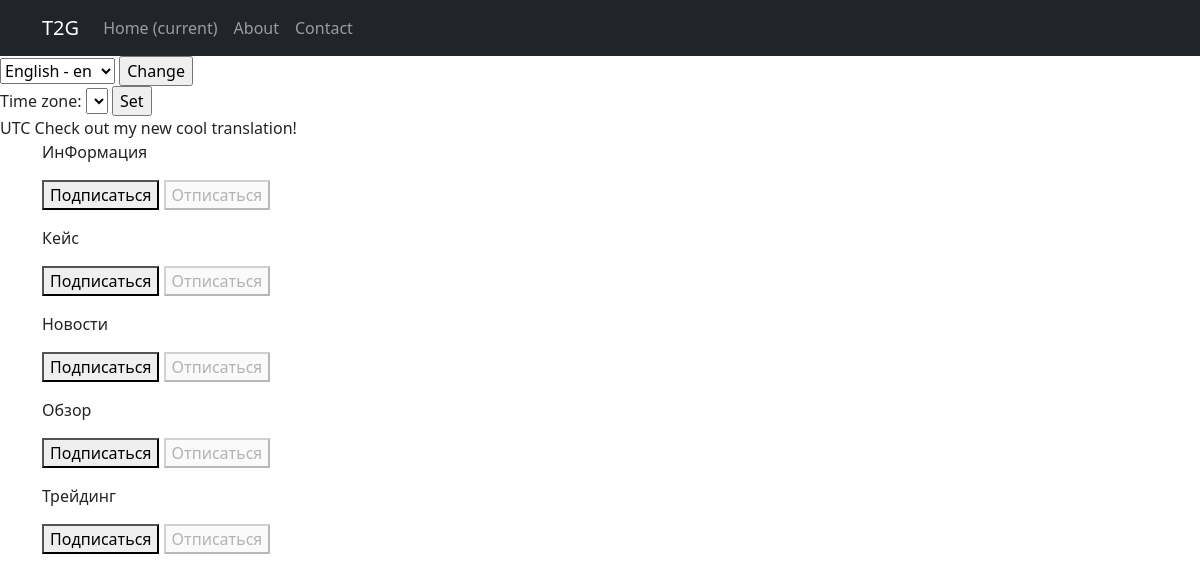
Page /news/subscriptions/1/ (signed in) on the committed database.
### NewsPortal/models.py (models this page shows, shortened)
class Category(models.Model):
    name = models.CharField(_('name'), max_length=128, unique=True, ) #ctagory name
    subscribers = models.ManyToManyField(User, related_name='categories', verbose_name =_('subscribers'))
    class Meta:
        verbose_name = _('Category')
        verbose_name_plural = _('Categories')

### NewsPortal/views.py (the view, shortened to what this page needs)
# urls.py: path('news/subscriptions/<int:pk>/', subscriptions, name='subscriptions'),
@login_required
@csrf_protect
def subscriptions(request, pk):
    print(pk)
    categories_with_subscriptions = Category.objects.annotate(
        user_subscribed=Exists(
            Subscription.objects.filter(
                user=request.user,
                category=OuterRef('pk'),
            )
        )
    ).order_by('name')
    return render(
        request,
        'news/subscriptions.html',
        {'categories': categories_with_subscriptions},
    )

### NewsPortal/templates/news/subscriptions.html (shortened to what this page needs)
{% extends 'default.html' %}
{% block content %}
{% for category in categories %}
<p>
    {{ category.name }}
<form method="post">
    {% if category.user_subscribed %}
    <button disabled>Подписаться</button>
    <button name="action" value="unsubscribe">Отписаться</button>
    {% else %}
    <button name="action" value="subscribe">Подписаться</button>
    <button disabled>Отписаться</button>
    {% endif %}
</form>
</p>
{% endfor %}
{% endblock content %}

### rows in the picture
Category: name "ИнФормация", shows "Подписаться"
Category: name "Кейс", shows "Подписаться"
Category: name "Новости", shows "Подписаться"
Category: name "Обзор", shows "Подписаться"
Category: name "Трейдинг", shows "Подписаться"

### other values in the picture
{{ TIME_ZONE }} "UTC"
form field language "English - en"
